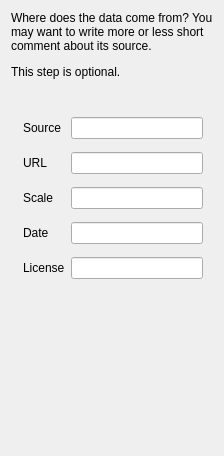
       <widget class="QWidget" name="pg12Source">
        <layout class="QVBoxLayout" name="verticalLayout_6">
         <item>
          <widget class="QLabel" name="lblSelectSource">
           <property name="styleSheet">
            <string notr="true">font: 11pt &quot;Ubuntu&quot;;</string>
           </property>
           <property name="text">
            <string>&lt;html&gt;&lt;head/&gt;&lt;body&gt;&lt;p&gt;Where does the data come from? You may want to write more or less short comment about its source.&lt;/p&gt;&lt;p&gt;This step is optional.&lt;/p&gt;&lt;/body&gt;&lt;/html&gt;</string>
           </property>
           <property name="alignment">
            <set>Qt::AlignLeading|Qt::AlignLeft|Qt::AlignTop</set>
           </property>
           <property name="wordWrap">
            <bool>true</bool>
           </property>
          </widget>
         </item>
         <item>
          <spacer name="verticalSpacer_36">
           <property name="orientation">
            <enum>Qt::Vertical</enum>
           </property>
           <property name="sizeType">
            <enum>QSizePolicy::Fixed</enum>
           </property>
           <property name="sizeHint" stdset="0">
            <size>
             <width>20</width>
             <height>20</height>
            </size>
           </property>
          </spacer>
         </item>
         <item>
          <layout class="QGridLayout" name="gridLayout_4">
           <property name="leftMargin">
            <number>12</number>
           </property>
           <property name="topMargin">
            <number>12</number>
           </property>
           <property name="rightMargin">
            <number>10</number>
           </property>
           <property name="verticalSpacing">
            <number>13</number>
           </property>
           <item row="2" column="1">
            <widget class="QLineEdit" name="leSource_scale">
             <property name="styleSheet">
              <string notr="true">font: 11pt &quot;Ubuntu&quot;;</string>
             </property>
            </widget>
           </item>
           <item row="2" column="0">
            <widget class="QLabel" name="lblScale">
             <property name="styleSheet">
              <string notr="true">font: 11pt &quot;Ubuntu&quot;;</string>
             </property>
             <property name="text">
              <string>Scale</string>
             </property>
             <property name="buddy">
              <cstring>leSource_scale</cstring>
             </property>
            </widget>
           </item>
           <item row="0" column="1">
            <widget class="QLineEdit" name="leSource">
             <property name="styleSheet">
              <string notr="true">font: 11pt &quot;Ubuntu&quot;;</string>
             </property>
            </widget>
           </item>
           <item row="1" column="0">
            <widget class="QLabel" name="lblURL">
             <property name="styleSheet">
              <string notr="true">font: 11pt &quot;Ubuntu&quot;;</string>
             </property>
             <property name="text">
              <string>URL</string>
             </property>
             <property name="buddy">
              <cstring>leSource_url</cstring>
             </property>
            </widget>
           </item>
           <item row="0" column="0">
            <widget class="QLabel" name="lblSource">
             <property name="styleSheet">
              <string notr="true">font: 11pt &quot;Ubuntu&quot;;</string>
             </property>
             <property name="text">
              <string>Source</string>
             </property>
             <property name="buddy">
              <cstring>leSource</cstring>
             </property>
            </widget>
           </item>
           <item row="3" column="1">
            <widget class="QLineEdit" name="leSource_date">
             <property name="styleSheet">
              <string notr="true">font: 11pt &quot;Ubuntu&quot;;</string>
             </property>
            </widget>
           </item>
           <item row="1" column="1">
            <widget class="QLineEdit" name="leSource_url">
             <property name="styleSheet">
              <string notr="true">font: 11pt &quot;Ubuntu&quot;;</string>
             </property>
            </widget>
           </item>
           <item row="3" column="0">
            <widget class="QLabel" name="lblDate">
             <property name="styleSheet">
              <string notr="true">font: 11pt &quot;Ubuntu&quot;;</string>
             </property>
             <property name="text">
              <string>Date</string>
             </property>
             <property name="buddy">
              <cstring>leSource_date</cstring>
             </property>
            </widget>
           </item>
           <item row="4" column="1">
            <widget class="QLineEdit" name="leSource_license"/>
           </item>
           <item row="4" column="0">
            <widget class="QLabel" name="lblLicense">
             <property name="text">
              <string>License</string>
             </property>
             <property name="buddy">
              <cstring>leSource_license</cstring>
             </property>
            </widget>
           </item>
          </layout>
         </item>
         <item>
          <spacer name="verticalSpacer_12">
           <property name="orientation">
            <enum>Qt::Vertical</enum>
           </property>
           <property name="sizeType">
            <enum>QSizePolicy::MinimumExpanding</enum>
           </property>
           <property name="sizeHint" stdset="0">
            <size>
             <width>20</width>
             <height>166</height>
            </size>
           </property>
          </spacer>
         </item>
        </layout>
       </widget>
